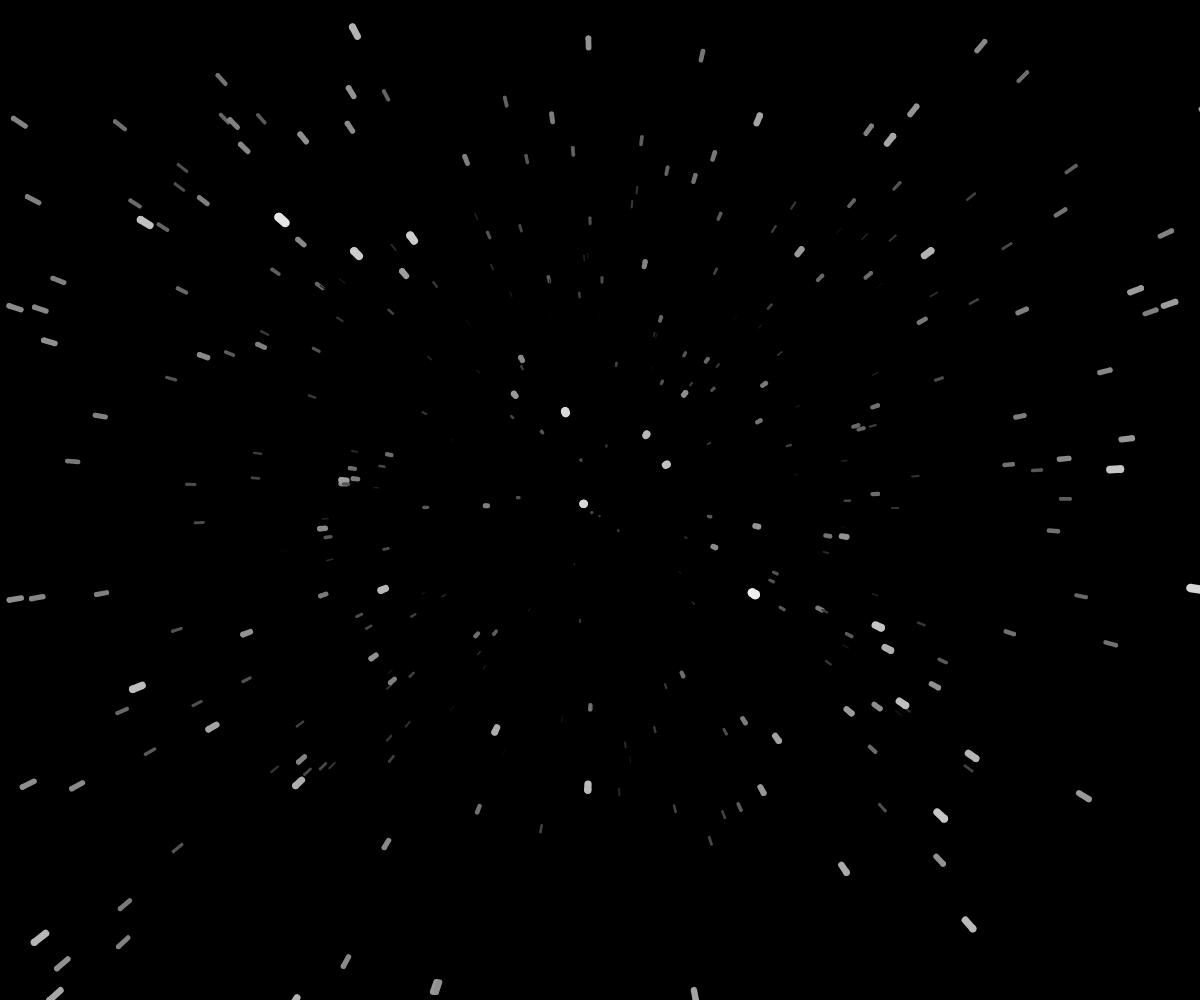
Frame 1 (no input)
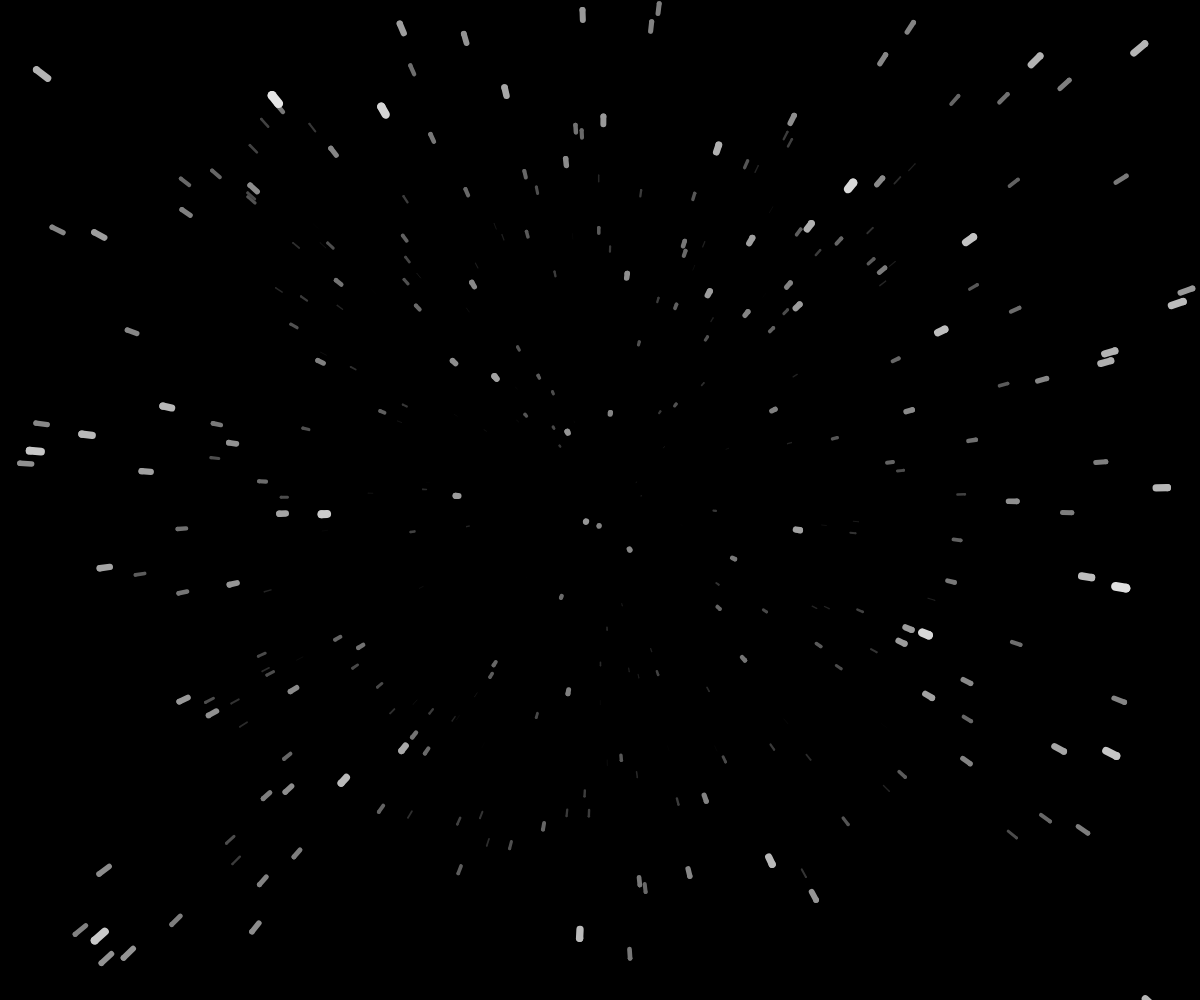
Frame 60 (no input)
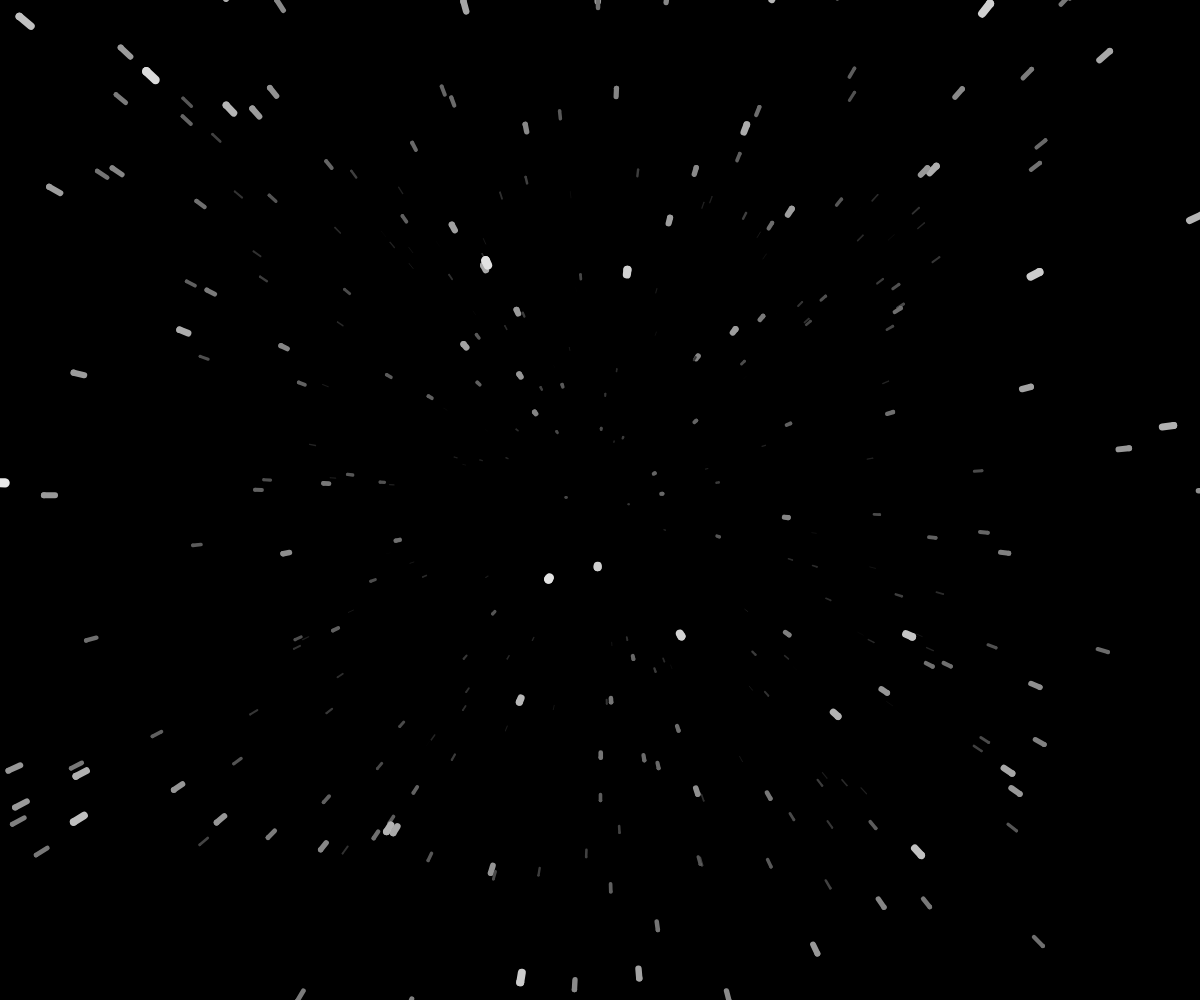
Frame 120 (the mouse pressed at the canvas centre since frame 60)

The p5.js sketch that drew these frames (run headless with seeded random() and noise() and a simulated clock; from frame 60 on, the mouse is pressed at the canvas centre):

// p5.js sketch
// ── sketch.js
//
// From video tutorial
// https://www.youtube.com/watch?v=1h6vZl-OuB0
//
let stars           =   [];
let starsNb         =   500;

let starDepthMin    =   1;
let starDepthMax    =   400;

let starDiameterMin =   0;
let starDiameterMax =   10;

let scale_factor    =   100;
let speedSlider;


function setup() {

    createCanvas(windowWidth, windowHeight);
    speedSlider =   createSlider(0.1, 20, 2, 0.1);

    for( let i = 0; i < starsNb ; i++ ) {
        stars[ i ]  =
            createVector(
                random( -width  * scale_factor, width  * scale_factor ),
                random( -height * scale_factor, height * scale_factor ),
                random( starDepthMin, starDepthMax )
            );
    }
}

function draw() {

    background(0);
    translate( width / 2, height / 2 );

    for (let star of stars) {

        let px = star.x / star.z;
        let py = star.y / star.z;

        let d = map(
                    star.z,
                    starDepthMin   , starDepthMax   ,
                    starDiameterMax, starDiameterMin
                );

        let alpha = map(star.z, starDepthMin, starDepthMax, 255, 0 );
        fill( 255, 255 ,255, alpha);
        noStroke();
        circle( px, py, d );

        star.z -= speedSlider.value();

        // Trail
        stroke(alpha);
        strokeWeight(d);
        line(
            px, py,
            //px * 0.9, star.y / star.z+3
            //px * - (1 - 0.9), py * 0.9
            px * (1-speedSlider.value()/100), py * (1-speedSlider.value()/100)
        );

        if (star.z < starDepthMin) {
            // Reinit the star with a random position on background
            star.x  =   random( -width  * scale_factor, width  * scale_factor );
            star.y  =   random( -width  * scale_factor, width  * scale_factor );
            star.z  =   starDepthMax; // endless depth loop
        }
    }

}
